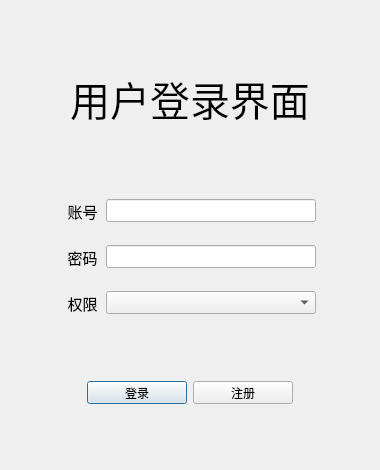
<?xml version="1.0" encoding="UTF-8"?>
<ui version="4.0">
 <class>loginDialog</class>
 <widget class="QDialog" name="loginDialog">
  <property name="geometry">
   <rect>
    <x>0</x>
    <y>0</y>
    <width>380</width>
    <height>470</height>
   </rect>
  </property>
  <property name="minimumSize">
   <size>
    <width>380</width>
    <height>470</height>
   </size>
  </property>
  <property name="maximumSize">
   <size>
    <width>380</width>
    <height>470</height>
   </size>
  </property>
  <property name="windowTitle">
   <string>用户登录</string>
  </property>
  <layout class="QGridLayout" name="gridLayout">
   <item row="0" column="0">
    <widget class="QLabel" name="label_4">
     <property name="minimumSize">
      <size>
       <width>0</width>
       <height>70</height>
      </size>
     </property>
     <property name="maximumSize">
      <size>
       <width>16777215</width>
       <height>70</height>
      </size>
     </property>
     <property name="font">
      <font>
       <family>华文行楷</family>
       <pointsize>30</pointsize>
      </font>
     </property>
     <property name="text">
      <string>用户登录界面</string>
     </property>
     <property name="alignment">
      <set>Qt::AlignCenter</set>
     </property>
    </widget>
   </item>
   <item row="1" column="0">
    <layout class="QVBoxLayout" name="verticalLayout">
     <item>
      <layout class="QHBoxLayout" name="horizontalLayout">
       <item>
        <spacer name="horizontalSpacer">
         <property name="orientation">
          <enum>Qt::Horizontal</enum>
         </property>
         <property name="sizeHint" stdset="0">
          <size>
           <width>40</width>
           <height>20</height>
          </size>
         </property>
        </spacer>
       </item>
       <item>
        <widget class="QLabel" name="label">
         <property name="sizePolicy">
          <sizepolicy hsizetype="Fixed" vsizetype="Fixed">
           <horstretch>35</horstretch>
           <verstretch>40</verstretch>
          </sizepolicy>
         </property>
         <property name="minimumSize">
          <size>
           <width>35</width>
           <height>40</height>
          </size>
         </property>
         <property name="maximumSize">
          <size>
           <width>35</width>
           <height>40</height>
          </size>
         </property>
         <property name="font">
          <font>
           <pointsize>11</pointsize>
           <bold>false</bold>
          </font>
         </property>
         <property name="text">
          <string>账号</string>
         </property>
         <property name="alignment">
          <set>Qt::AlignCenter</set>
         </property>
        </widget>
       </item>
       <item>
        <widget class="QLineEdit" name="lineEdit_ID">
         <property name="minimumSize">
          <size>
           <width>210</width>
           <height>23</height>
          </size>
         </property>
         <property name="maximumSize">
          <size>
           <width>210</width>
           <height>23</height>
          </size>
         </property>
        </widget>
       </item>
       <item>
        <spacer name="horizontalSpacer_2">
         <property name="orientation">
          <enum>Qt::Horizontal</enum>
         </property>
         <property name="sizeHint" stdset="0">
          <size>
           <width>40</width>
           <height>20</height>
          </size>
         </property>
        </spacer>
       </item>
      </layout>
     </item>
     <item>
      <layout class="QHBoxLayout" name="horizontalLayout_2">
       <item>
        <spacer name="horizontalSpacer_3">
         <property name="orientation">
          <enum>Qt::Horizontal</enum>
         </property>
         <property name="sizeHint" stdset="0">
          <size>
           <width>40</width>
           <height>20</height>
          </size>
         </property>
        </spacer>
       </item>
       <item>
        <widget class="QLabel" name="label_2">
         <property name="sizePolicy">
          <sizepolicy hsizetype="Fixed" vsizetype="Fixed">
           <horstretch>35</horstretch>
           <verstretch>40</verstretch>
          </sizepolicy>
         </property>
         <property name="minimumSize">
          <size>
           <width>35</width>
           <height>40</height>
          </size>
         </property>
         <property name="maximumSize">
          <size>
           <width>35</width>
           <height>40</height>
          </size>
         </property>
         <property name="font">
          <font>
           <pointsize>11</pointsize>
           <bold>false</bold>
          </font>
         </property>
         <property name="text">
          <string>密码</string>
         </property>
         <property name="alignment">
          <set>Qt::AlignCenter</set>
         </property>
        </widget>
       </item>
       <item>
        <widget class="QLineEdit" name="lineEdit_passWord">
         <property name="minimumSize">
          <size>
           <width>210</width>
           <height>23</height>
          </size>
         </property>
         <property name="maximumSize">
          <size>
           <width>210</width>
           <height>23</height>
          </size>
         </property>
        </widget>
       </item>
       <item>
        <spacer name="horizontalSpacer_4">
         <property name="orientation">
          <enum>Qt::Horizontal</enum>
         </property>
         <property name="sizeHint" stdset="0">
          <size>
           <width>40</width>
           <height>20</height>
          </size>
         </property>
        </spacer>
       </item>
      </layout>
     </item>
     <item>
      <layout class="QHBoxLayout" name="horizontalLayout_3">
       <item>
        <spacer name="horizontalSpacer_5">
         <property name="orientation">
          <enum>Qt::Horizontal</enum>
         </property>
         <property name="sizeHint" stdset="0">
          <size>
           <width>40</width>
           <height>20</height>
          </size>
         </property>
        </spacer>
       </item>
       <item>
        <widget class="QLabel" name="label_3">
         <property name="sizePolicy">
          <sizepolicy hsizetype="Fixed" vsizetype="Fixed">
           <horstretch>35</horstretch>
           <verstretch>40</verstretch>
          </sizepolicy>
         </property>
         <property name="minimumSize">
          <size>
           <width>35</width>
           <height>40</height>
          </size>
         </property>
         <property name="maximumSize">
          <size>
           <width>35</width>
           <height>40</height>
          </size>
         </property>
         <property name="font">
          <font>
           <pointsize>11</pointsize>
           <bold>false</bold>
          </font>
         </property>
         <property name="text">
          <string>权限</string>
         </property>
         <property name="alignment">
          <set>Qt::AlignCenter</set>
         </property>
        </widget>
       </item>
       <item>
        <widget class="QComboBox" name="comboBox_authority">
         <property name="minimumSize">
          <size>
           <width>210</width>
           <height>23</height>
          </size>
         </property>
         <property name="maximumSize">
          <size>
           <width>210</width>
           <height>23</height>
          </size>
         </property>
         <property name="currentText">
          <string/>
         </property>
         <property name="currentIndex">
          <number>-1</number>
         </property>
         <property name="maxVisibleItems">
          <number>6</number>
         </property>
         <property name="insertPolicy">
          <enum>QComboBox::InsertAtBottom</enum>
         </property>
        </widget>
       </item>
       <item>
        <spacer name="horizontalSpacer_6">
         <property name="orientation">
          <enum>Qt::Horizontal</enum>
         </property>
         <property name="sizeHint" stdset="0">
          <size>
           <width>40</width>
           <height>20</height>
          </size>
         </property>
        </spacer>
       </item>
      </layout>
     </item>
    </layout>
   </item>
   <item row="2" column="0">
    <layout class="QHBoxLayout" name="_2">
     <property name="spacing">
      <number>6</number>
     </property>
     <property name="margin" stdset="0">
      <number>0</number>
     </property>
     <item>
      <spacer name="horizontalSpacer_7">
       <property name="orientation">
        <enum>Qt::Horizontal</enum>
       </property>
       <property name="sizeHint" stdset="0">
        <size>
         <width>40</width>
         <height>20</height>
        </size>
       </property>
      </spacer>
     </item>
     <item>
      <widget class="QPushButton" name="Button_login">
       <property name="minimumSize">
        <size>
         <width>100</width>
         <height>23</height>
        </size>
       </property>
       <property name="maximumSize">
        <size>
         <width>100</width>
         <height>25</height>
        </size>
       </property>
       <property name="text">
        <string>登录</string>
       </property>
      </widget>
     </item>
     <item>
      <widget class="QPushButton" name="Button_register">
       <property name="minimumSize">
        <size>
         <width>100</width>
         <height>23</height>
        </size>
       </property>
       <property name="maximumSize">
        <size>
         <width>100</width>
         <height>23</height>
        </size>
       </property>
       <property name="text">
        <string>注册</string>
       </property>
      </widget>
     </item>
     <item>
      <spacer name="horizontalSpacer_8">
       <property name="orientation">
        <enum>Qt::Horizontal</enum>
       </property>
       <property name="sizeHint" stdset="0">
        <size>
         <width>40</width>
         <height>20</height>
        </size>
       </property>
      </spacer>
     </item>
    </layout>
   </item>
  </layout>
 </widget>
 <resources/>
 <connections/>
</ui>
